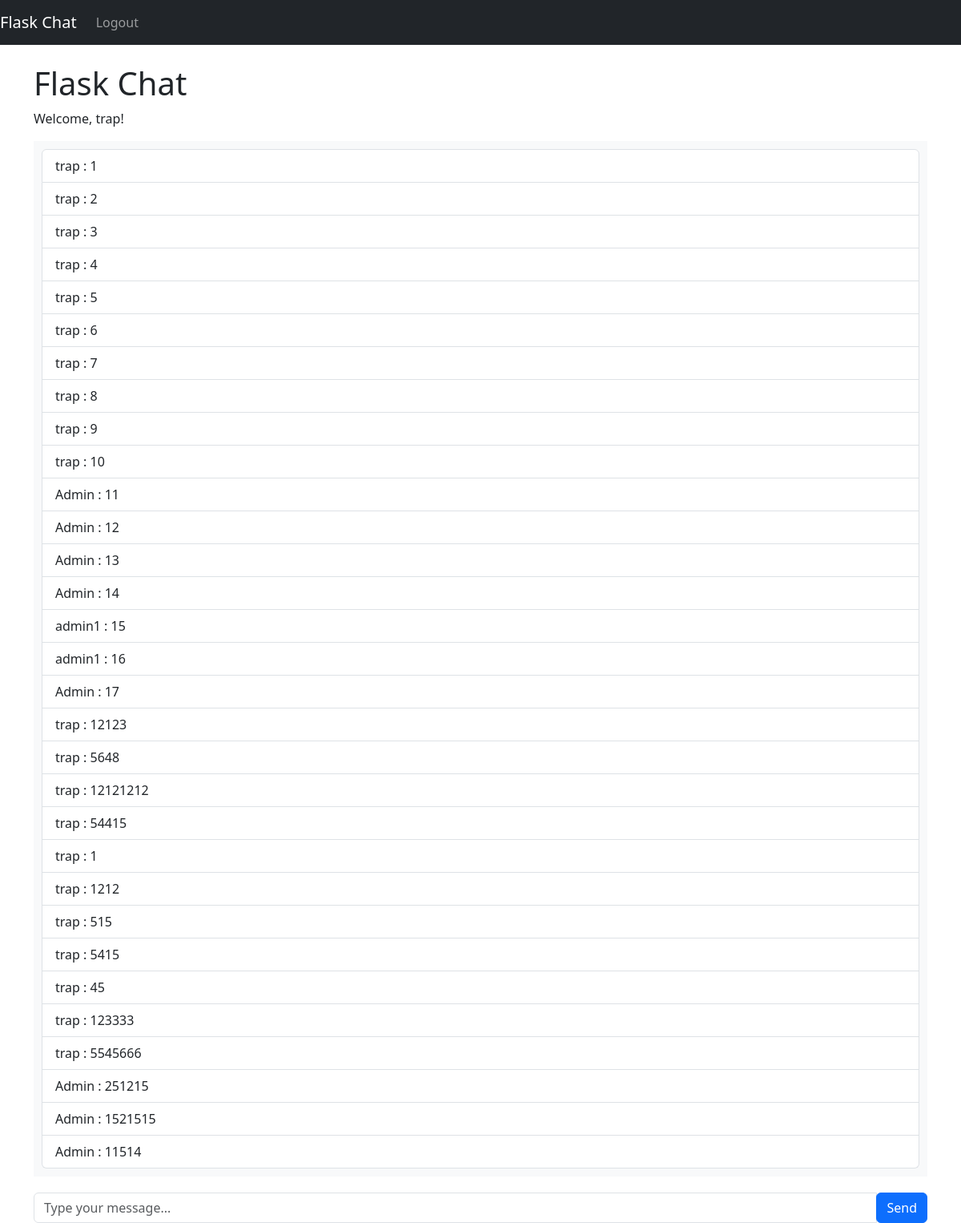
Screenshot of / (signed in) with the database file from the repository.
### main.py (models this page shows)
class User(UserMixin, db.Model):
    id = db.Column(db.Integer, primary_key=True)
    username = db.Column(db.String(20), unique=True, nullable=False)
    password = db.Column(db.String(80), nullable=False)
    role = db.Column(db.String(10), nullable=False)

class Message(db.Model):
    id = db.Column(db.Integer, primary_key=True)
    content = db.Column(db.String(200), nullable=False)
    approved = db.Column(db.Boolean, default=False)
    user_id = db.Column(db.Integer, db.ForeignKey('user.id'), nullable=False)
    user = db.relationship('User', backref=db.backref('messages', lazy=True))

### main.py (the view)
@app.route('/')
@login_required
def index():
    messages = convert_messages_to_dict()
    return render_template('index.html', username=current_user.username, messages=messages)

### main.py (called while the page is built)
@login_manager.user_loader
def load_user(user_id):
    return User.query.get(int(user_id))

def convert_messages_to_dict():
    messages = Message.query.all()
    return [
        {'content': message.content, 'approved': message.approved, 'username': message.user.username, 'id': message.id}
        for message in
        messages]

### templates/index.html (shortened to what this page needs)
<!DOCTYPE html>
<html>
<head>
    <link rel="stylesheet" type="text/css" href="{{ url_for('static', filename='bootstrap.min.css') }}">
    <link rel="stylesheet" type="text/css" href="{{ url_for('static', filename='styles.css') }}">
</head>
<body>
    <nav class="navbar navbar-expand-lg navbar-dark bg-dark">
        <a class="navbar-brand" href="{{ url_for('index') }}">Flask Chat</a>
        <div class="collapse navbar-collapse">
            <ul class="navbar-nav ml-auto">
                {% if current_user.is_authenticated %}
                    <li class="nav-item">
                        <a class="nav-link" href="{{ url_for('logout') }}">Logout</a>
                    </li>
                {% endif %}
            </ul>
        </div>
    </nav>
    <div class="container mt-4">
        <h1>Flask Chat</h1>
        {% if current_user.is_authenticated %}
            <p>Welcome, {{ current_user.username }}!</p>
        {% else %}
            <p>Please log in or register to use the chat.</p>
        {% endif %}
        <div id="messages">
            <ul id="message-list" class="list-group">
                {% for message in messages %}
                    <li id="message-{{ message.id }}" class="list-group-item">
                        {% if message.approved %}
                            {{ message.username }} : {{ message.content }}
                        {% else %}
                            {{ message.username }} : {{ message.content }}
                        {% endif %}
                    </li>
                {% endfor %}
            </ul>
        </div>
        <form id="message-form" {% if not current_user.is_authenticated %}disabled{% endif %}>
            <div class="input-group">
                <input type="text" id="message-input" class="form-control" placeholder="Type your message...">
                <div class="input-group-append">
                    <button type="submit" class="btn btn-primary">Send</button>
                </div>
            </div>
        </form>
    </div>
</body>
</html>

### static/styles.css (style rules this page uses)
#messages { background-color: #f8f9fa; padding: 10px; }
#message-form { margin-top: 20px; }

### rows the page displays
User: username "trap", content "1", content "2", content "3", content "4", content "5", content "6", content "7", content "8", content "9", username "trap" "trap" "trap" "trap" "trap" "trap" "trap" "trap" "trap" "trap" "trap"
Message: content "10"
User: username "Admin" "Admin" "Admin" "Admin" "Admin" "Admin" "Admin" "Admin"
Message: content "11"
Message: content "12"
Message: content "13"
Message: content "14"
User: username "admin1" "admin1"
Message: content "15"
Message: content "16"
Message: content "17"
Message: content "12123"
Message: content "5648"
Message: content "12121212"
Message: content "54415"
Message: content "1212"
Message: content "515"
Message: content "5415"
Message: content "45"
Message: content "123333"
Message: content "5545666"
Message: content "251215"
Message: content "1521515"
Message: content "11514"
